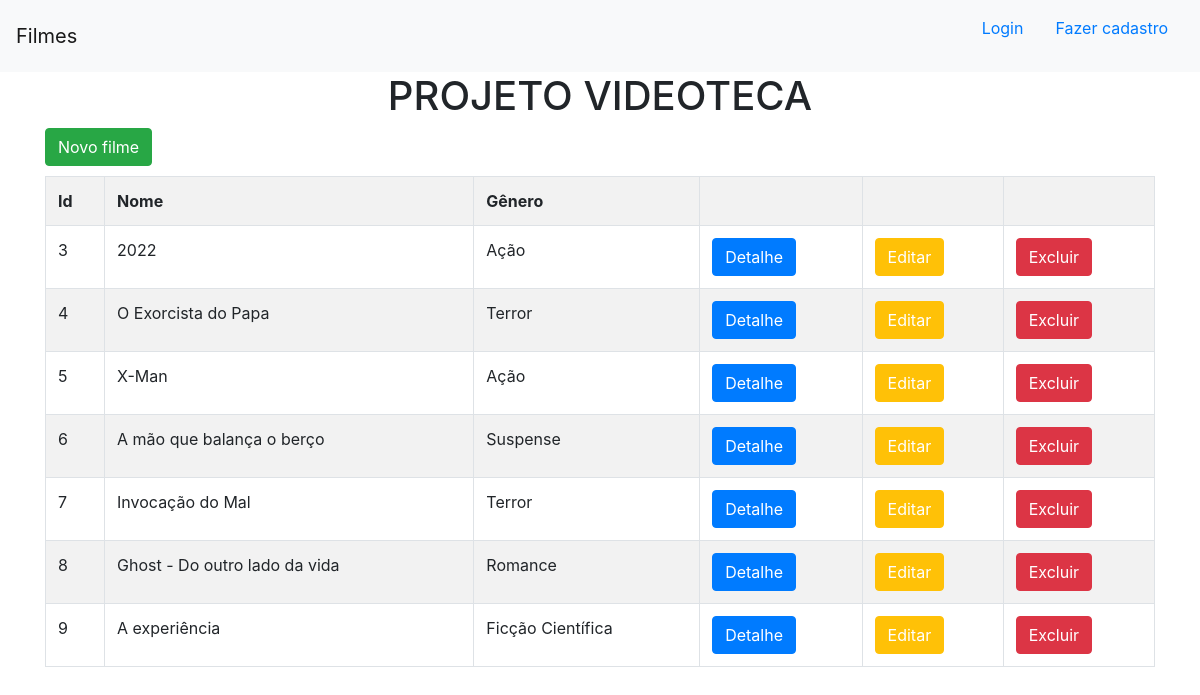
The page / on the database its author committed.
### meus_filmes/models.py (models this page shows)
class Filme(models.Model):
    filme = models.TextField(max_length=255)
    assistido = models.BooleanField(default=False)
    genero = models.TextField(max_length=255)

### meus_filmes/views.py (the view)
# urls.py: path('',views.pagina_inicial,name='pagina_inicial'),
def pagina_inicial(request):
    dados = {
        'dados': Filme.objects.all()
    }
    return render(request,'filmes/pagina_inicial.html',context=dados)

### meus_filmes/templates/filmes/pagina_inicial.html
{% extends 'filmes/base.html' %}
{% block conteudo %}
<h1 style="text-align:center;">PROJETO VIDEOTECA</h1>
<div class="container">
    <button class="btn btn-success" style="margin-bottom: 10px;"><a style="color:white" href="{% url 'novo_filme'  %}">Novo filme</button>
    <table class = "table table-striped table table-bordered" >
        <tr>
            <th>Id</th>
            <th>Nome</th>
            <th>Gênero</th>
            <th></th>
            <th></th>
            <th></th>
        </tr>
        {% for dado in dados %}
        <tr>
            <td>{{dado.id}}</td>
            <td>{{dado.filme}}</td>
            <td>{{dado.genero}}</td>
            <td><button class="btn btn-primary"><a style="color:white" href="{% url 'detalhe' dado.id %}">Detalhe</a></button></td>
            <td><button class="btn btn-warning"><a style="color:white" href="{% url 'editar' dado.id %}">Editar</a></button></td>
            <td><button class="btn btn-danger"><a style="color:white" href="{% url 'excluir' dado.id %}">Excluir</a></button></td>
        </tr>
        {% endfor %}
    </table>
</div>
{% endblock %}

### meus_filmes/templates/filmes/base.html (shortened to what this page needs)
<!doctype html>
<html lang="en">
  <head>
    <link rel="stylesheet" href="https://cdn.jsdelivr.net/npm/bootstrap@4.6.2/dist/css/bootstrap.min.css">
  </head>
  <body>
    <nav class="navbar navbar-light bg-light">
      <a class="navbar-brand" href="{% url 'pagina_inicial' %}">Filmes</a>
      <ul style ="list-style: none;">
          {% if user.is_authenticated %}
          <li style = "float: left">
            <strong class = "nav-item nav-link" >Bem-vindo(a) {{user.get_username}}</strong>
          </li>
          <li style = "float: left">
            <a class = "nav-item nav-link" href="{% url 'logout' %}">Sair</a>
          </li>
          {% else %}
          <li style = "float: left">
            <a class = "nav-item nav-link" href="{% url 'login' %}">Login</a>
          </li>
          <li style = "float: left">
            <a class = "nav-item nav-link" href="{% url 'novo_usuario' %}">Fazer cadastro</a>
          </li>
          {% endif %}
      </ul>
    </nav>
    {% block conteudo %}
    {% endblock %}
  </body>
</html>

### rows shown on the page
Filme: id "3", filme "2022", genero "Ação"
Filme: id "4", filme "O Exorcista do Papa", genero "Terror"
Filme: id "5", filme "X-Man", genero "Ação"
Filme: id "6", filme "A mão que balança o berço", genero "Suspense"
Filme: id "7", filme "Invocação do Mal", genero "Terror"
Filme: id "8", filme "Ghost - Do outro lado da vida", genero "Romance"
Filme: id "9", filme "A experiência", genero "Ficção Científica"
